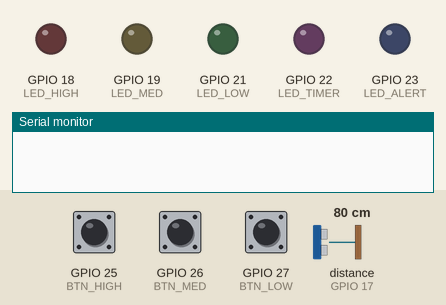
Recording of a sketch running on a simulated ESP32. On the bench: output pins drawn as LEDs (lit = HIGH), the last lines printed to the serial monitor. Wiring (from diagram.json): ultrasonic range finder: trigger GPIO 5; echo GPIO 17. Dashed ring = blinking. Inputs (shaded band) come from the test bench; at power-on: distance to the obstacle (sensor on GPIO 17) 80 cm, GPIO 25 (BTN_HIGH) HIGH, GPIO 26 (BTN_MED) HIGH, GPIO 27 (BTN_LOW) HIGH. The echo pulse lasts 58.3 µs per cm; pins used as bus, display or sensor lines are not drawn.

Above: at 0.1 s.
1.3 s: distance to the obstacle (sensor on GPIO 17) set to 16 cm
4.3 s: distance to the obstacle (sensor on GPIO 17) set to 13 cm
At 5.8 s:
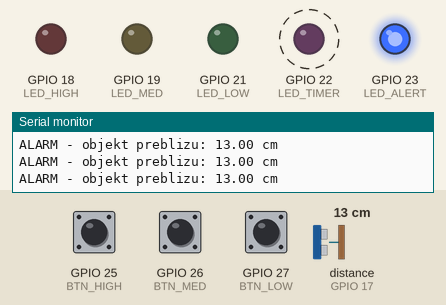
7.3 s: GPIO 25 (BTN_HIGH) pulled LOW for 0.15 s
At 7.53 s:
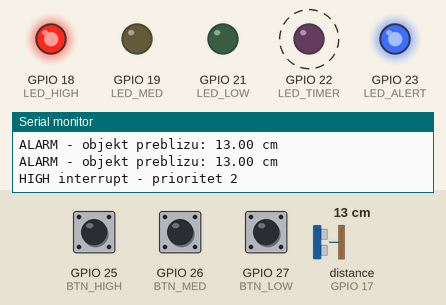
10.3 s: GPIO 26 (BTN_MED) pulled LOW for 0.15 s
At 10.51 s:
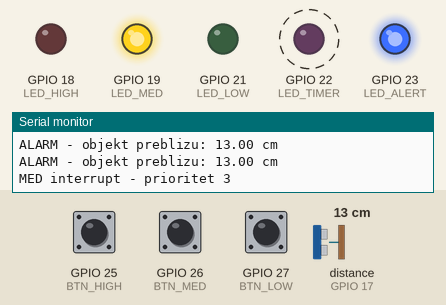
13.3 s: GPIO 27 (BTN_LOW) pulled LOW for 0.15 s
At 13.49 s:
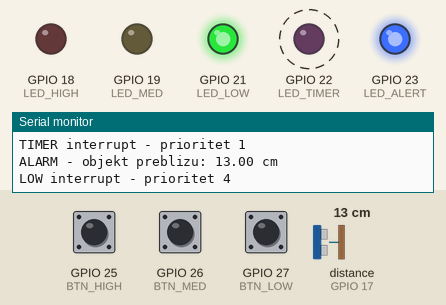
16.3 s: distance to the obstacle (sensor on GPIO 17) set to 18 cm
At 17.11 s:
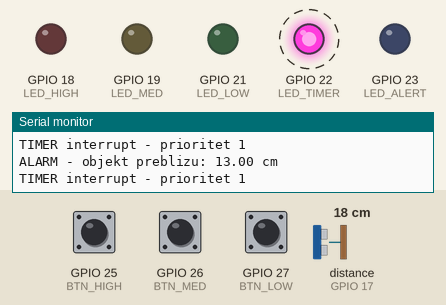
Timing chart, 0 to 20.3 s (numbered marks = the images above; inputs shaded):
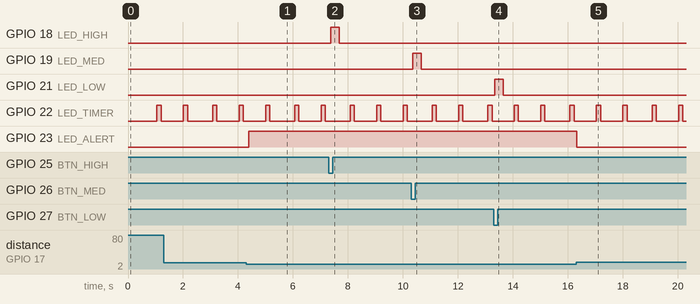

The sketch:

Lab1.ino
```cpp
/**
 * @file lab1.ino
 * @brief Laboratorijska vježba 1 - obrada prekida na ESP32 platformi.
 *
 * Sustav demonstrira obradu više izvora događaja:
 * - vanjski prekidi s tri tipkala
 * - periodički timer prekid
 * - očitanje udaljenosti pomoću HC-SR04 senzora
 *
 * Događaji se obrađuju prema unaprijed definiranim prioritetima:
 * 1. timer
 * 2. high tipkalo
 * 3. medium tipkalo
 * 4. low tipkalo
 *
 * Alarm udaljenosti aktivira se kada je objekt bliže od zadanog praga.
 * ISR rutine su kratke i koriste zastavice, a obrada se izvršava u glavnoj petlji.
 */
const int LED_HIGH  = 18;
const int LED_MED   = 19;
const int LED_LOW   = 21;
const int LED_TIMER = 22;
const int LED_ALERT = 23;

const int BTN_HIGH = 25;
const int BTN_MED  = 26;
const int BTN_LOW  = 27;

const int TRIG_PIN = 5;
const int ECHO_PIN = 17;

const float ALERT_DISTANCE = 15.0;
const unsigned long debounceMs = 200;

volatile bool flagHigh = false;
volatile bool flagMed = false;
volatile bool flagLow = false;
volatile bool flagTimer = false;

volatile unsigned long lastHighTime = 0;
volatile unsigned long lastMedTime  = 0;
volatile unsigned long lastLowTime  = 0;

portMUX_TYPE mux = portMUX_INITIALIZER_UNLOCKED;
hw_timer_t *timer1 = NULL;

/**
 * @brief ISR za tipkalo visokog prioriteta.
 */
void IRAM_ATTR isrHigh() {
  unsigned long now = millis();
  if (now - lastHighTime > debounceMs) {
    portENTER_CRITICAL_ISR(&mux);
    flagHigh = true;
    lastHighTime = now;
    portEXIT_CRITICAL_ISR(&mux);
  }
}

/**
 * @brief ISR za tipkalo srednjeg prioriteta.
 */
void IRAM_ATTR isrMed() {
  unsigned long now = millis();
  if (now - lastMedTime > debounceMs) {
    portENTER_CRITICAL_ISR(&mux);
    flagMed = true;
    lastMedTime = now;
    portEXIT_CRITICAL_ISR(&mux);
  }
}

/**
 * @brief ISR za tipkalo niskog prioriteta.
 */
void IRAM_ATTR isrLow() {
  unsigned long now = millis();
  if (now - lastLowTime > debounceMs) {
    portENTER_CRITICAL_ISR(&mux);
    flagLow = true;
    lastLowTime = now;
    portEXIT_CRITICAL_ISR(&mux);
  }
}

/**
 * @brief ISR za periodički timer događaj.
 */
void IRAM_ATTR onTimer() {
  portENTER_CRITICAL_ISR(&mux);
  flagTimer = true;
  portEXIT_CRITICAL_ISR(&mux);
}

/**
 * @brief Mjeri udaljenost pomoću HC-SR04 senzora.
 * @return Udaljenost u centimetrima ili -1 ako nema valjanog očitanja.
 */
float readDistanceCm() {
  digitalWrite(TRIG_PIN, LOW);
  delayMicroseconds(2);

  digitalWrite(TRIG_PIN, HIGH);
  delayMicroseconds(10);
  digitalWrite(TRIG_PIN, LOW);

  long duration = pulseIn(ECHO_PIN, HIGH, 30000);

  if (duration <= 0) {
    return -1;
  }

  return duration * 0.0343 / 2.0;
}

/**
 * @brief Obrada timer događaja.
 */
void handleTimerEvent() {
  Serial.println("TIMER interrupt - prioritet 1");
  digitalWrite(LED_TIMER, HIGH);
  delay(150);
  digitalWrite(LED_TIMER, LOW);
}

/**
 * @brief Obrada događaja visokog prioriteta.
 */
void handleHighEvent() {
  Serial.println("HIGH interrupt - prioritet 2");
  digitalWrite(LED_HIGH, HIGH);
  delay(300);
  digitalWrite(LED_HIGH, LOW);
}

/**
 * @brief Obrada događaja srednjeg prioriteta.
 */
void handleMedEvent() {
  Serial.println("MED interrupt - prioritet 3");
  digitalWrite(LED_MED, HIGH);
  delay(300);
  digitalWrite(LED_MED, LOW);
}

/**
 * @brief Obrada događaja niskog prioriteta.
 */
void handleLowEvent() {
  Serial.println("LOW interrupt - prioritet 4");
  digitalWrite(LED_LOW, HIGH);
  delay(300);
  digitalWrite(LED_LOW, LOW);
}

/**
 * @brief Obrada alarma blizine.
 * @param distance Trenutno izmjerena udaljenost u centimetrima.
 */
void handleAlertEvent(float distance) {
  Serial.print("ALARM - objekt preblizu: ");
  Serial.print(distance);
  Serial.println(" cm");
  digitalWrite(LED_ALERT, HIGH);
}

/**
 * @brief Inicijalizacija pinova, prekida i timer-a.
 */
void setup() {
  Serial.begin(115200);

  pinMode(LED_HIGH, OUTPUT);
  pinMode(LED_MED, OUTPUT);
  pinMode(LED_LOW, OUTPUT);
  pinMode(LED_TIMER, OUTPUT);
  pinMode(LED_ALERT, OUTPUT);

  pinMode(BTN_HIGH, INPUT_PULLUP);
  pinMode(BTN_MED, INPUT_PULLUP);
  pinMode(BTN_LOW, INPUT_PULLUP);

  pinMode(TRIG_PIN, OUTPUT);
  pinMode(ECHO_PIN, INPUT);

  attachInterrupt(digitalPinToInterrupt(BTN_HIGH), isrHigh, FALLING);
  attachInterrupt(digitalPinToInterrupt(BTN_MED), isrMed, FALLING);
  attachInterrupt(digitalPinToInterrupt(BTN_LOW), isrLow, FALLING);

  timer1 = timerBegin(1000000);
  timerAttachInterrupt(timer1, &onTimer);
  timerAlarm(timer1, 1000000, true, 0);
}

/**
 * @brief Glavna petlja programa.
 *
 * U petlji se preuzimaju zastavice postavljene u ISR rutinama,
 * obrađuju prema prioritetima i provjerava stanje senzora udaljenosti.
 */
void loop() {
  bool h = false;
  bool m = false;
  bool l = false;
  bool t = false;

  portENTER_CRITICAL(&mux);
  h = flagHigh;
  m = flagMed;
  l = flagLow;
  t = flagTimer;

  flagHigh = false;
  flagMed = false;
  flagLow = false;
  flagTimer = false;
  portEXIT_CRITICAL(&mux);

  if (t) {
    handleTimerEvent();
  }
  else if (h) {
    handleHighEvent();
  }
  else if (m) {
    handleMedEvent();
  }
  else if (l) {
    handleLowEvent();
  }

  float distance = readDistanceCm();

  if (distance > 0 && distance < ALERT_DISTANCE) {
    handleAlertEvent(distance);
  } else {
    digitalWrite(LED_ALERT, LOW);
  }

  delay(100);
}
```

Measured:
- the behaviour switches between 15 and 14 cm on distance to the obstacle (sensor on GPIO 17) (found by bisection; images 0 and 1)
- after the input at 4.3 s, GPIO 23 (LED_ALERT): LOW → HIGH after 0.10 s
- after the input at 7.3 s, GPIO 18 (LED_HIGH): LOW → HIGH after 0.08 s, → LOW 0.30 s later
- after the input at 10.3 s, GPIO 19 (LED_MED): LOW → HIGH after 0.06 s, → LOW 0.30 s later
- after the input at 13.3 s, GPIO 21 (LED_LOW): LOW → HIGH after 0.05 s, → LOW 0.30 s later
- after the input at 16.3 s, GPIO 23 (LED_ALERT): HIGH → LOW at once
- by itself, GPIO 22 (LED_TIMER): alternates HIGH for 0.15 s and LOW for 0.81 s
